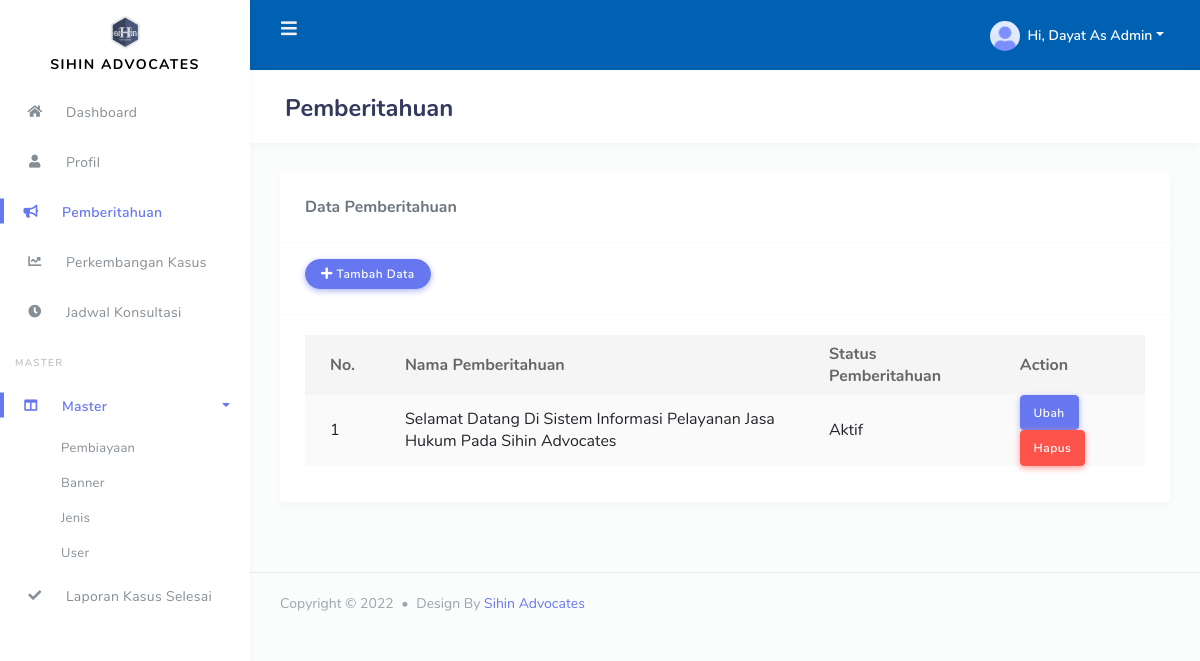
/dist/index.php?hd=master&fd=pengumuman (signed in), run on the app's committed database.
### tables this page shows
CREATE TABLE `perusahaan` (
  `id_perusahaan` int(11) NOT NULL,
  `nm_perusahaan` varchar(100) NOT NULL,
  `init_perusahaan` varchar(10) NOT NULL,
  `desk_perusahaan` text NOT NULL
);

CREATE TABLE `pengumuman` (
  `id_pengumuman` int(11) NOT NULL,
  `nm_pengumuman` text NOT NULL,
  `status_pengumuman` varchar(30) NOT NULL,
  `waktu_pengumuman` varchar(30) NOT NULL
);

### dist/master/pengumuman/index.php (the view, shortened to what this page needs)
<?php
$nama = 'Pemberitahuan';
 ?>
<div class="main-content">
        <section class="section">
          <div class="section-header">
            <h1><?php echo $nama ?></h1>
          </div>
          <div class="section-body">
            <div class="row">
          <?php
                include 'notif/index.php';
          ?>
              <div class="col-12">
                <div class="card">
                  <div class="card-header">
                    <h4>Data <?php echo $nama ?></h4>
                  </div>
                  <div class="card-header">
                    <div class="buttons">
                      <button class="btn btn-primary" data-toggle="modal" data-target="#exampleModal"><i class="fas fa-plus"></i> Tambah Data</button>
                    </div>
                  </div>
                  <div class="card-body">
                    <div class="table-responsive">
                      <table class="table table-striped" id="table-1">
                        <thead>
                          <tr>
                            <th class="text-center">
                              No.
                            </th>
                            <th>Nama <?php echo $nama ?></th>
                            <th>Status <?php echo $nama ?></th>
                            <th>Action</th>
                          </tr>
                        </thead>
                        <tbody>
                          <?php
                            $no = 1;
                            $query = "SELECT * FROM pengumuman ORDER BY id_pengumuman desc, status_pengumuman='aktif'";
                            $result = $conn->query($query);
                            while ($data = $result->fetch_object()) {
                           ?>
                          <tr>
                            <td><?php echo $no++ ?></td>
                            <td><?php echo ucwords($data->nm_pengumuman); ?></td>
                            <td><?php echo ucwords($data->status_pengumuman); ?></td>
                            <td><button class="btn btn-primary"  data-toggle="modal" data-target="#show" data-id="<?php echo $data->id_pengumuman ?>">Ubah</button>  <a href="<?php echo $_SESSION['direct'] ?>delete.php?hd=master&fd=pengumuman&id=<?php echo $data->id_pengumuman; ?>" class="btn btn-danger">Hapus</a></td>
                          </tr>
                          <?php } ?>
                        </tbody>
                      </table>
                    </div>
                  </div>
                </div>
              </div>
            </div>
          </div>
        </section>
      </div>

### dist/header/index.php (shortened to what this page needs)
<?php
  include 'config/index.php';
  $sql = $conn->query("SELECT * FROM perusahaan WHERE id_perusahaan = 1");
  $judul = $sql->fetch_object();
 ?>
<!DOCTYPE html>
<html lang="en">
<head>
  <link rel="stylesheet" href="assets/modules/bootstrap/css/bootstrap.min.css">
  <link rel="stylesheet" href="assets/modules/fontawesome/css/all.min.css">
  <link rel="stylesheet" href="assets/modules/jqvmap/dist/jqvmap.min.css">
  <link rel="stylesheet" href="assets/modules/summernote/summernote-bs4.css">
  <link rel="stylesheet" href="assets/modules/owlcarousel2/dist/assets/owl.carousel.min.css">
  <link rel="stylesheet" href="assets/modules/owlcarousel2/dist/assets/owl.theme.default.min.css">
  <link rel="stylesheet" href="assets/modules/bootstrap-daterangepicker/daterangepicker.css">
  <link rel="stylesheet" href="assets/modules/bootstrap-colorpicker/dist/css/bootstrap-colorpicker.min.css">
  <link rel="stylesheet" href="assets/modules/select2/dist/css/select2.min.css">
  <link rel="stylesheet" href="assets/modules/jquery-selectric/selectric.css">
  <link rel="stylesheet" href="assets/modules/bootstrap-timepicker/css/bootstrap-timepicker.min.css">
  <link rel="stylesheet" href="assets/modules/bootstrap-tagsinput/dist/bootstrap-tagsinput.css">
  <link rel="stylesheet" href="assets/modules/datatables/datatables.min.css">
  <link rel="stylesheet" href="assets/modules/datatables/DataTables-1.10.16/css/dataTables.bootstrap4.min.css">
  <link rel="stylesheet" href="assets/modules/datatables/Select-1.2.4/css/select.bootstrap4.min.css">
  <link rel="stylesheet" href="assets/modules/modal/bootstrap.min.css">
  <link rel="stylesheet" href="assets/css/style.css">
  <link rel="stylesheet" href="assets/css/components.css">
  <link rel="stylesheet" href="assets/modules/izitoast/css/iziToast.min.css">
</head>
<body>
  <div id="app">
    <div class="main-wrapper main-wrapper-1">
      <div class="navbar-bg" style="background-color: #0060b1"></div>
      <nav class="navbar navbar-expand-lg main-navbar">
        <form  method="get" class="form-inline mr-auto">
          <ul class="navbar-nav mr-3">
            <li><a href="#" data-toggle="sidebar" class="nav-link nav-link-lg"><i class="fas fa-bars"></i></a></li>
          </ul>
        </form>
        <ul class="navbar-nav navbar-right">
          <?php if (!empty($_SESSION['nama'])): ?>
            <li class="dropdown"><a href="#" data-toggle="dropdown" class="nav-link dropdown-toggle nav-link-lg nav-link-user">
              <img alt="image" src="assets/img/avatar/avatar-1.png" class="rounded-circle mr-1">
              <div class="d-sm-none d-lg-inline-block">Hi, <?php echo ucwords($_SESSION['nama']).' As '.ucwords($_SESSION['level']); ?></div></a>
            </li>
          <?php endif ?>
        </ul>
      </nav>
      <div class="main-sidebar sidebar-style-2">
        <aside id="sidebar-wrapper">
          <div class="sidebar-brand" style="line-height: 17px; margin-top: 10px; margin-bottom: 10px">
            <a href="index.php"><img src="assets/img/sihin.png" width="40px"><br><?php echo $judul->nm_perusahaan ?></a>
          </div>
          <?php
            include 'menu/admin.php';
          ?>
        </aside>
      </div>

### dist/footer/index.php (shortened to what this page needs)
<?php
  $sql = $conn->query("SELECT * FROM perusahaan WHERE id_perusahaan = 1");
  $juduls = $sql->fetch_object();
 ?>
      <footer class="main-footer">
        <div class="footer-left">
          Copyright &copy; <?php echo date('Y'); ?> <div class="bullet"></div> Design By <a href="https://instagram.com/ridwanlawson"><?php echo $juduls->nm_perusahaan; ?></a>
        </div>
      </footer>
    </div>
  </div>
</body>
</html>

### data on the page
perusahaan: nm_perusahaan "SIHIN ADVOCATES", nm_perusahaan "Sihin Advocates"
pengumuman: nm_pengumuman "Selamat Datang Di Sistem Informasi Pelayanan Jasa Hukum Pada Sihin Advocates", status_pengumuman "Aktif"

### other printed values
$_SESSION['nama'] "Dayat"
$_SESSION['level'] "Admin"
$nama "Pemberitahuan"
